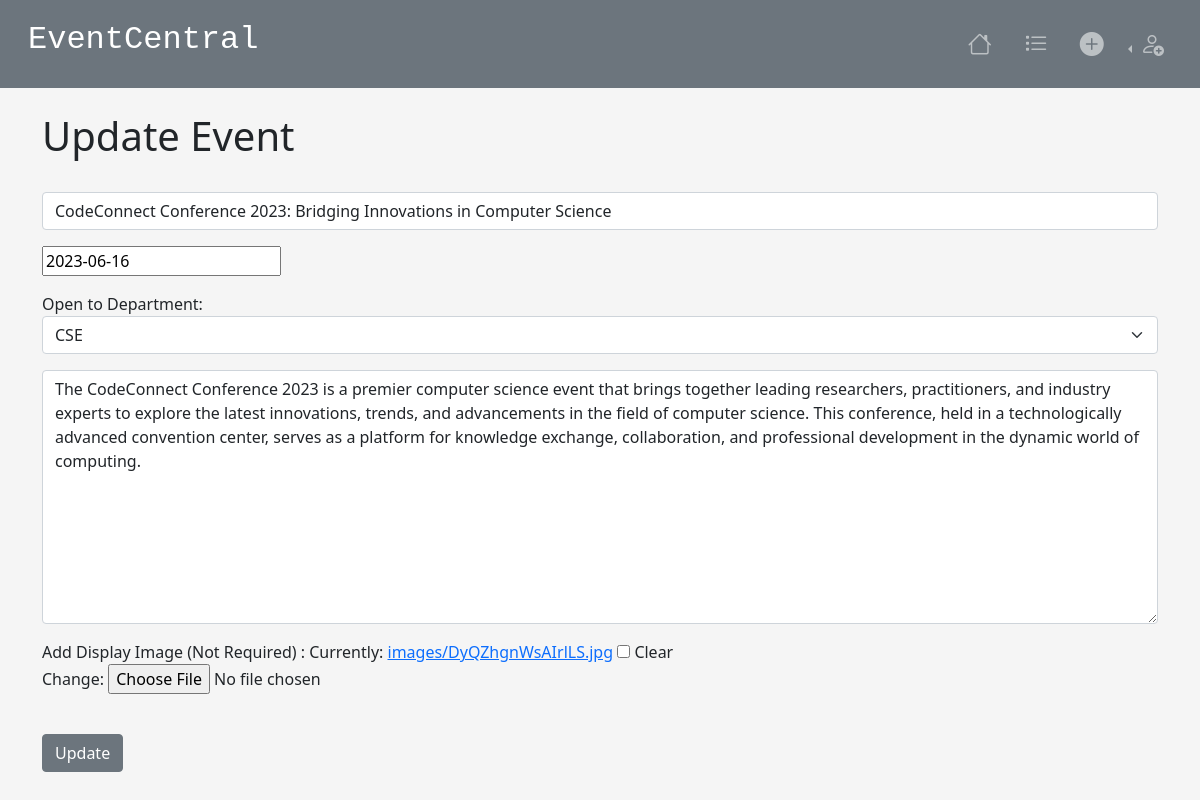
The page /update_event/5 on the database its author committed.
### eventcentral/models.py (models this page shows, shortened)
class Event(models.Model):
    name = models.CharField('Event Name', max_length=100)
    event_date = models.DateField('Event Date')
    description = models.TextField()
    opentodept = models.CharField(max_length=50, choices=DEPT_CHOICES)
    event_image = models.ImageField(null=True, blank=True, upload_to="images/")

### eventcentral/views.py (the view)
# urls.py: path('update_event/<event_id>', views.update_event, name ='update-event'),
def update_event(request, event_id):
    event=Event.objects.get(pk=event_id)
    form=EventForm(request.POST or None, instance=event)
    if form.is_valid():
        form.save()
        return redirect('list-events')
    return render(request,'eventcentral/update_event.html',
                  {'event': event,
                   'form': form})

### eventcentral/forms.py
class EventForm(ModelForm):
    class Meta:
        model = Event
        fields= ('name', 'event_date','opentodept', 'description','event_image',)
        labels = {
            'name' : '',
            'event_date' : '',
            'opentodept' : 'Open to Department',
            'description' : '',
            'event_image' : 'Add Display Image (Not Required) ',
        }
        widgets = {
            'name' : forms.TextInput(attrs={'class':'form-control','placeholder': 'Event Title'}),
            'event_date' : DatePickerInput(options={"format": "YYYY-MM-DD"}),
            'description' : forms.Textarea(attrs={'class':'form-control','placeholder': 'Description'}),
            'opentodept' : forms.Select(attrs={'class':"form-select",})
        }

### eventcentral/templates/eventcentral/update_event.html (shortened to what this page needs)
{% extends 'eventcentral/base.html' %}
{% block content %}
{% load static %}
<h1>Update Event</h1>
<br>
<form action="" method=POST>
    {{ form.as_p }}
    <br>
    <input type="submit" value="Update" class="btn btn-secondary">
</form>
{% endblock %}

### eventcentral/templates/eventcentral/base.html (style rules this page uses)
body { background: whitesmoke; }

### rows shown on the page
Event: name "CodeConnect Conference 2023: Bridging Innovations in Computer Science", event_date "2023-06-16", opentodept "CSE", description "The CodeConnect Conference 2023 is a premier computer science event that brings together leading researchers, practitioners, and industry experts to explore the latest innovations, trends, and advancements in the field of computer science. This conference, held in a technologically advanced convention center, serves as a platform for knowledge exchange, collaboration, and professional development in the dynamic world of computing."
